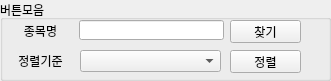
        <widget class="QGroupBox" name="groupBox_2_2">
         <property name="geometry">
          <rect>
           <x>930</x>
           <y>0</y>
           <width>331</width>
           <height>81</height>
          </rect>
         </property>
         <property name="title">
          <string>버튼모음</string>
         </property>
         <widget class="QLineEdit" name="gb2_2line1">
          <property name="geometry">
           <rect>
            <x>79</x>
            <y>20</y>
            <width>145</width>
            <height>20</height>
           </rect>
          </property>
          <property name="minimumSize">
           <size>
            <width>100</width>
            <height>0</height>
           </size>
          </property>
         </widget>
         <widget class="QPushButton" name="gb2_2button1">
          <property name="geometry">
           <rect>
            <x>230</x>
            <y>20</y>
            <width>71</width>
            <height>23</height>
           </rect>
          </property>
          <property name="minimumSize">
           <size>
            <width>40</width>
            <height>0</height>
           </size>
          </property>
          <property name="maximumSize">
           <size>
            <width>16777215</width>
            <height>40</height>
           </size>
          </property>
          <property name="acceptDrops">
           <bool>false</bool>
          </property>
          <property name="text">
           <string>찾기</string>
          </property>
          <property name="checkable">
           <bool>false</bool>
          </property>
          <property name="autoRepeat">
           <bool>false</bool>
          </property>
          <property name="autoExclusive">
           <bool>false</bool>
          </property>
         </widget>
         <widget class="QLabel" name="gb2_2label1">
          <property name="geometry">
           <rect>
            <x>10</x>
            <y>20</y>
            <width>61</width>
            <height>21</height>
           </rect>
          </property>
          <property name="text">
           <string>종목명</string>
          </property>
          <property name="alignment">
           <set>Qt::AlignCenter</set>
          </property>
         </widget>
         <widget class="QComboBox" name="gb2_2combo1">
          <property name="geometry">
           <rect>
            <x>80</x>
            <y>50</y>
            <width>141</width>
            <height>22</height>
           </rect>
          </property>
         </widget>
         <widget class="QPushButton" name="gb2_2button2">
          <property name="geometry">
           <rect>
            <x>230</x>
            <y>50</y>
            <width>71</width>
            <height>23</height>
           </rect>
          </property>
          <property name="minimumSize">
           <size>
            <width>40</width>
            <height>0</height>
           </size>
          </property>
          <property name="maximumSize">
           <size>
            <width>16777215</width>
            <height>40</height>
           </size>
          </property>
          <property name="acceptDrops">
           <bool>false</bool>
          </property>
          <property name="text">
           <string>정렬</string>
          </property>
          <property name="checkable">
           <bool>false</bool>
          </property>
          <property name="autoRepeat">
           <bool>false</bool>
          </property>
          <property name="autoExclusive">
           <bool>false</bool>
          </property>
         </widget>
         <widget class="QLabel" name="gb2_2label2">
          <property name="geometry">
           <rect>
            <x>10</x>
            <y>50</y>
            <width>61</width>
            <height>21</height>
           </rect>
          </property>
          <property name="text">
           <string>정렬기준</string>
          </property>
          <property name="alignment">
           <set>Qt::AlignCenter</set>
          </property>
         </widget>
        </widget>
